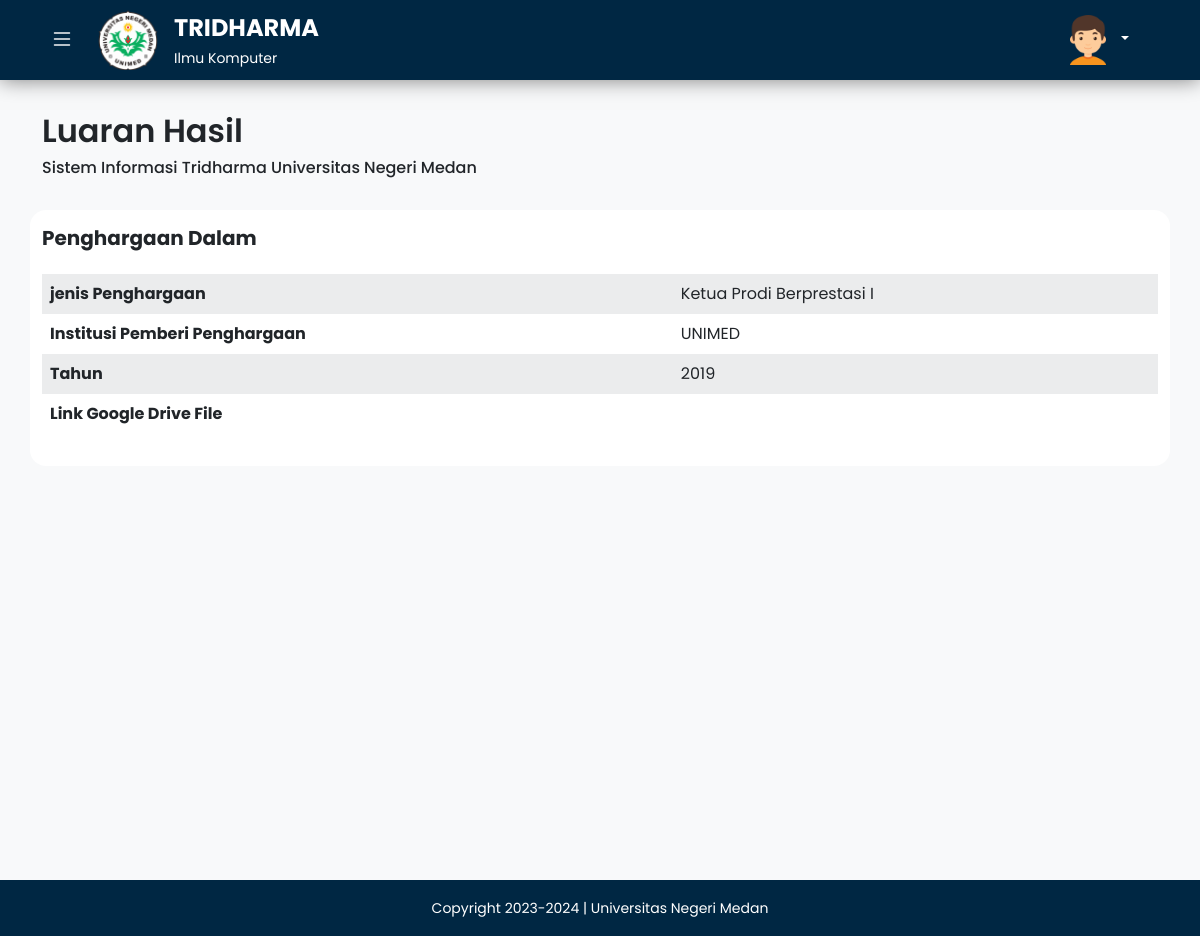
Screenshot of /penghargaan.php (signed in) with the database file from the repository.
### tables this page shows
CREATE TABLE `tb_penghargaan` (
  `id_penghargaan` int NOT NULL,
  `jenis_penghargaan` varchar(255) DEFAULT NULL,
  `institusi` varchar(100) NOT NULL,
  `tahun` int DEFAULT NULL,
  `link_file` varchar(255) DEFAULT NULL,
  `id_dosen` int NOT NULL
);

### penghargaan.php (the view, shortened to what this page needs)
<?php
include('./config/functions/dosen/functionAuth.php');
$result2 = mysqli_query($conn, "SELECT * FROM tb_penghargaan WHERE id_dosen = $_SESSION[id_dosen]");
?>
<!DOCTYPE html>
<html lang="en">
  <head>
    <?php include ('./app/layouts/link.php'); ?>
  </head>
  <body>
    <div class="wrapper-content">
      <?php include ('./app/layouts/navbar.php'); ?>
      <main>
        <div class="main-wrapper d-flex">
          <section class="main-content w-100 bg-light">
            <div class="container py-4">
              <div
                class="row makalah-title justify-content-center mb-2 mb-lg-3"
              >
                <div class="col-11 col-lg-12">
                  <div class="makalah-title-wrapper py-2">
                    <h2 class="fw-semibold">Luaran Hasil</h2>
                    <h6 class="text">
                      Sistem Informasi Tridharma Universitas Negeri Medan
                    </h6>
                  </div>
                </div>
              </div>
              <div class="row table-penghargaan-section justify-content-center">
                 <?php while ($data = mysqli_fetch_array($result2)) { ?>
                <div
                  class="col-11 col-lg-12 penghargaan-table-wrapper py-3 rounded-4 mb-4"
                >
                  <div class="row heading-penghargaan mb-3">
                    <div class="col-lg-12">
                      <h5 class="fw-bold">Penghargaan Dalam</h5>
                    </div>
                  </div>
                  <div class="row table-section">
                    <div class="col-lg-12">
                      <div class="table-responsive">
                        <table class="table table-striped table-borderless">
                          <tbody>
                            <tr>
                              <th>jenis Penghargaan</th>
                              <td><?= $data['jenis_penghargaan']; ?></td>
                            </tr>
                            <tr>
                              <th>Institusi Pemberi Penghargaan</th>
                              <td><?= $data['institusi']; ?></td>
                            </tr>
                            <tr>
                              <th>Tahun</th>
                               <td><?= $data['tahun']; ?></td>
                            </tr>
                            <tr>
                              <th>Link Google Drive File</th>
                              <td><?= $data['link_file']; ?></td>
                            </tr>
                          </tbody>
                        </table>
                      </div>
                    </div>
                  </div>
                </div>
                    <?php } ?>
            </div>
            </div>
          </section>
        </div>
      </main>
      <?php include ('./app/layouts/footer.php'); ?>
    </div>
  </body>
</html>

### app/assets/css/style.css (style rules this page uses)
* { margin: 0; padding: 0; box-sizing: border-box; font-family: "Poppins", sans-serif; }
.main-wrapper { position: relative; }
.main-wrapper .main-content { min-height: 100vh; }
.table-striped > tbody > tr:nth-child(odd) > td, .table-striped > tbody > tr:nth-child(odd) > th { background-color: #f8f9fa !important; }
.main-content .container .table-penghargaan-section .penghargaan-table-wrapper { background-color: white; }

### rows the page displays
tb_penghargaan: jenis_penghargaan "Ketua Prodi Berprestasi I", institusi "UNIMED", tahun "2019"
